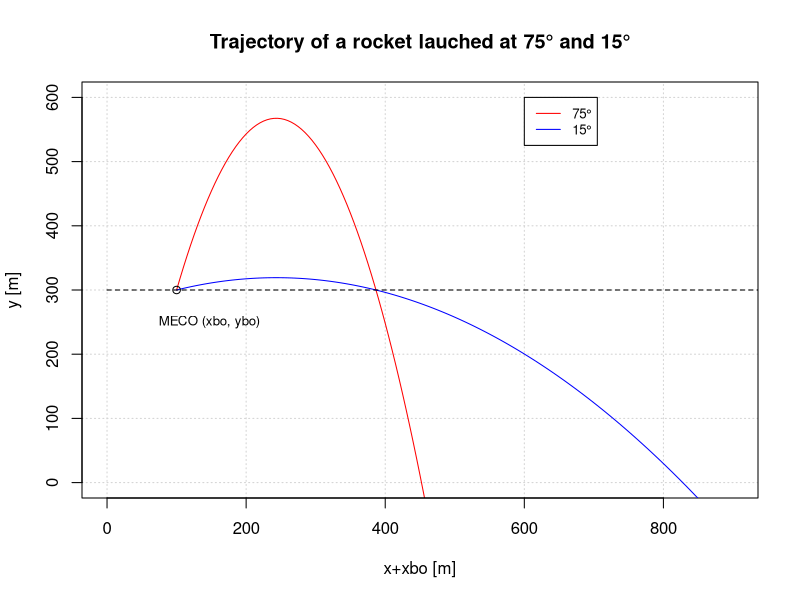

The R script that drew this image:
# Exercise 8

# A rocket is launched with a burnout velocity of 75 m/sec, burnout altitude of 300 m, 
# and a burnout range of 100 m. Assuming a flight path angle of 75°, 
# calculate the final range of the rocket when it impacts the ground.

# Given data
vbo<-75 # m/s
xbo<-100 # m
ybo<-300 # m
theta_grad<-75 # °
g=9.81 # m/s²

##############
theta_rad<-theta_grad*(pi/180) # radians

######## maximum range calculation #########
var1<-vbo*cos(theta_rad)
var2<-((vbo*sin(theta_rad))+sqrt((vbo^2*sin(theta_rad)^2)+(2*g*ybo)))/g
x_max_75<-xbo+var1*var2

# Exercise 9

#Calculate the maximum altitude reached by the rocket in Exercise 8.
var3<-vbo^2*sin(theta_rad)^2
y_max_75<-ybo+var3/(2*g)

# Exercise 10

# Redo Exercise 2.8 to determine the range at MECO altitude. What is
# the range at MECO if the initial flight path angle is 15°?

theta_grad<-15 # °
theta_rad<-theta_grad*(pi/180) # radians

var4<-vbo*cos(theta_rad)
var5<-((vbo*sin(theta_rad))+sqrt((vbo^2*sin(theta_rad)^2)+(2*g*ybo)))/g
x_max_15<-xbo+var4*var5

y_meco<-ybo

var6<-(sin(theta_rad)^2)-((2*g*(y_meco-ybo))/vbo^2)
x_meco_15=((vbo^2)/g)*cos(theta_rad)*(sin(theta_rad)+sqrt(var6))+xbo

#now x_meco for 75°

theta_grad<-75 # °
theta_rad<-theta_grad*(pi/180) # radians

var7<-(sin(theta_rad)^2)-((2*g*(y_meco-ybo))/vbo^2)
x_meco_75=((vbo^2)/g)*cos(theta_rad)*(sin(theta_rad)+sqrt(var7))+xbo


# Plot of the two trajectories

#Angles
theta_grad<-c(75,15) #°
theta_rad<-theta_grad*(pi/180) #radians

# x vector
x<-seq(0,3000,5)
x_plus_xbo<-x+xbo

#allocate memory for all the y(x)
y<-matrix(nrow=length(theta_grad),ncol=length(x))

# Loop to generate y(x) vectors for different theta angles
i<-1
while (i <= length(theta_rad)) {
  y[i,]<-ybo+tan(theta_rad[i])*x-(g/(2*vbo^2*(cos(theta_rad[i]))^2))*x^2
  i<-i+1
}

#TODO generate the dataframes in the loop
dataframe_75<-data.frame(x_plus_xbo,y[1,])
dataframe_15<-data.frame(x_plus_xbo,y[2,])

#Plot
# TODO labels to each line to be able to identify them, get xlim and ylim from the maximum values instead of hard coded

plot(dataframe_75, 
     col="red", 
     type="l", 
     xlim=c(0, 900), 
     ylim=c(0, 600),
     panel.first = grid(), 
     main="Trajectory of a rocket lauched at 75° and 15°",
     xlab="x+xbo [m]",
     ylab="y [m]")

lines(dataframe_15, col="blue")

legend(600, 600, 
       c("75°","15°"), cex=0.8,
       col=c("red","blue"),
       lty=1);

text(150, 250, "MECO (xbo, ybo) ", cex=0.8);


#a doted line for MECO altitude and a point at MECO
a<-seq(from=0, to=3000, by=50)
b<-rep(ybo, times=length(a))
lines(a, b, pch=22, lty=2)
points(100,300)
